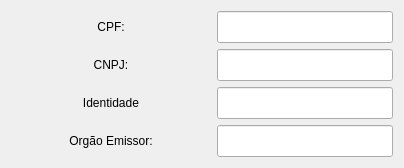
             <widget class="QWidget" name="tab_cliente_documentos_3">
              <attribute name="title">
               <string>Documentos</string>
              </attribute>
              <layout class="QVBoxLayout" name="verticalLayout_34">
               <item>
                <layout class="QHBoxLayout" name="horizontalLayout_55">
                 <item>
                  <widget class="QLabel" name="label_69">
                   <property name="minimumSize">
                    <size>
                     <width>200</width>
                     <height>0</height>
                    </size>
                   </property>
                   <property name="text">
                    <string>CPF:</string>
                   </property>
                   <property name="alignment">
                    <set>Qt::AlignCenter</set>
                   </property>
                  </widget>
                 </item>
                 <item>
                  <widget class="QLineEdit" name="txt_cliente_cpf_3">
                   <property name="styleSheet">
                    <string notr="true">Color: rgb(255, 255, 255);
font-size: 20px;</string>
                   </property>
                  </widget>
                 </item>
                </layout>
               </item>
               <item>
                <layout class="QHBoxLayout" name="horizontalLayout_56">
                 <item>
                  <widget class="QLabel" name="label_70">
                   <property name="minimumSize">
                    <size>
                     <width>200</width>
                     <height>0</height>
                    </size>
                   </property>
                   <property name="text">
                    <string>CNPJ:</string>
                   </property>
                   <property name="alignment">
                    <set>Qt::AlignCenter</set>
                   </property>
                  </widget>
                 </item>
                 <item>
                  <widget class="QLineEdit" name="txt_cliente_cnpj_3">
                   <property name="styleSheet">
                    <string notr="true">Color: rgb(255, 255, 255);
font-size: 20px;</string>
                   </property>
                  </widget>
                 </item>
                </layout>
               </item>
               <item>
                <layout class="QHBoxLayout" name="horizontalLayout_57">
                 <item>
                  <widget class="QLabel" name="label_71">
                   <property name="minimumSize">
                    <size>
                     <width>200</width>
                     <height>0</height>
                    </size>
                   </property>
                   <property name="text">
                    <string>Identidade</string>
                   </property>
                   <property name="alignment">
                    <set>Qt::AlignCenter</set>
                   </property>
                  </widget>
                 </item>
                 <item>
                  <widget class="QLineEdit" name="txt_cliente_identidade_3">
                   <property name="styleSheet">
                    <string notr="true">Color: rgb(255, 255, 255);
font-size: 20px;</string>
                   </property>
                  </widget>
                 </item>
                </layout>
               </item>
               <item>
                <layout class="QHBoxLayout" name="horizontalLayout_58">
                 <item>
                  <widget class="QLabel" name="label_72">
                   <property name="minimumSize">
                    <size>
                     <width>200</width>
                     <height>0</height>
                    </size>
                   </property>
                   <property name="text">
                    <string>Orgão Emissor:</string>
                   </property>
                   <property name="alignment">
                    <set>Qt::AlignCenter</set>
                   </property>
                  </widget>
                 </item>
                 <item>
                  <widget class="QLineEdit" name="txt_cliente_orgaoEmissor_3">
                   <property name="styleSheet">
                    <string notr="true">Color: rgb(255, 255, 255);
font-size: 20px;</string>
                   </property>
                  </widget>
                 </item>
                </layout>
               </item>
              </layout>
             </widget>
